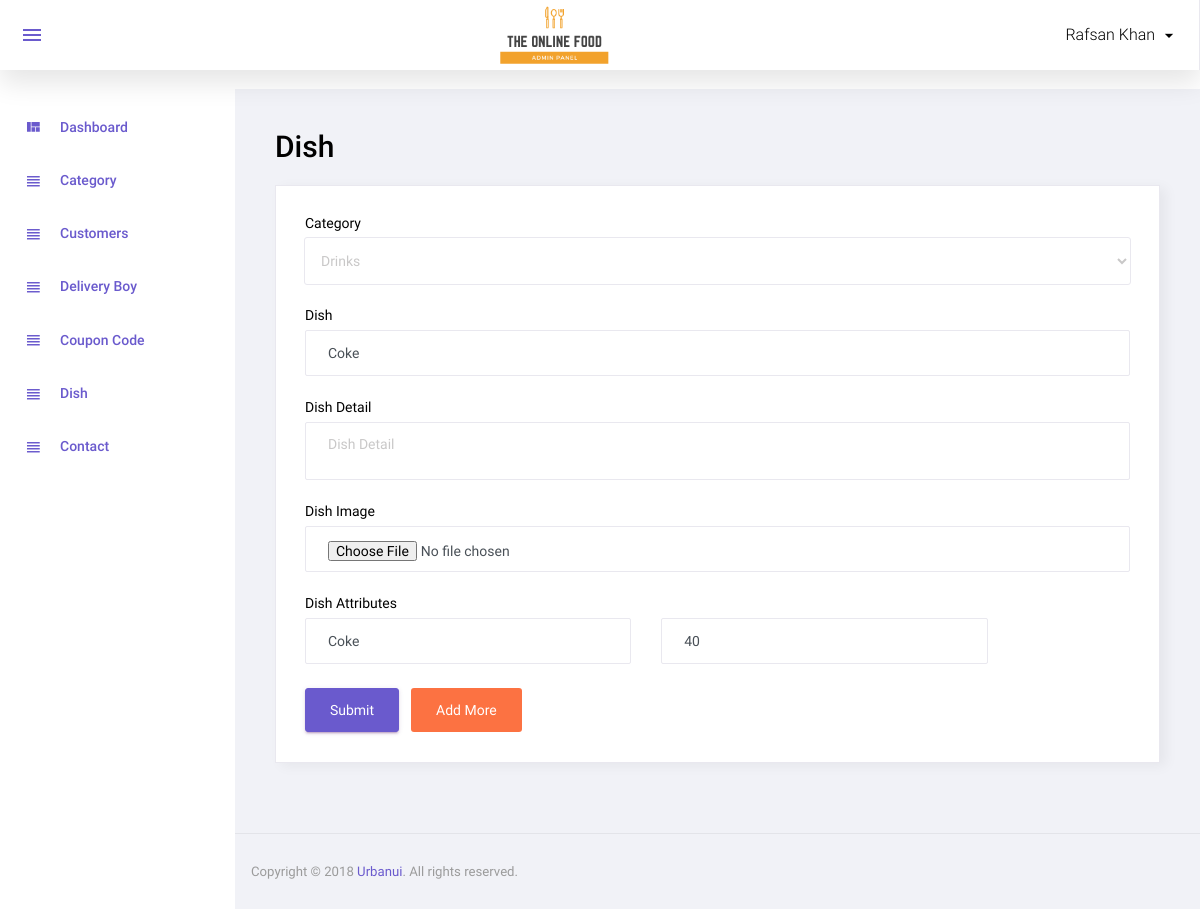
Before: /admin/manage_dish.php?id=3 (signed in) with the older database file.
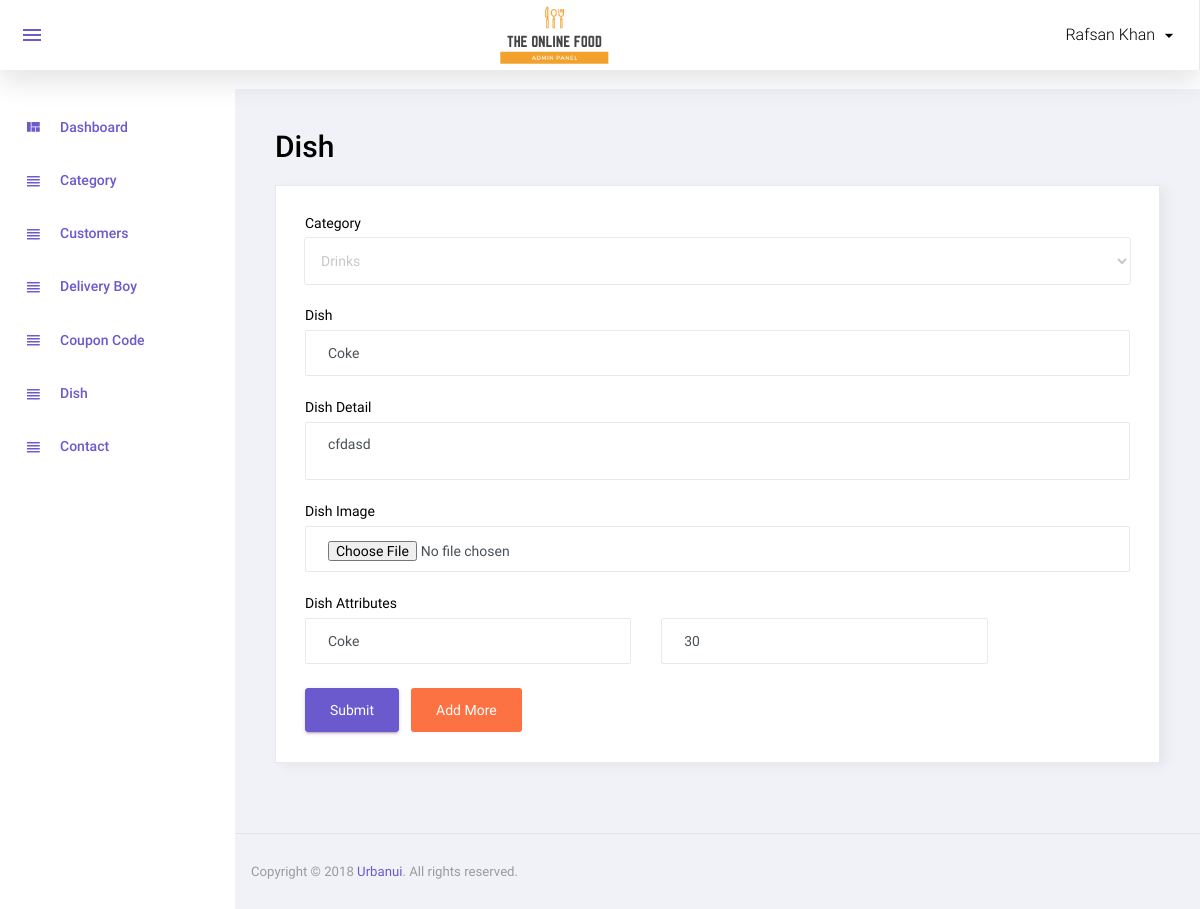
After: the same page with the newer database file.
### tables this page shows
CREATE TABLE `dish_details` (
  `id` int(11) NOT NULL,
  `dish_id` int(11) NOT NULL,
  `attribute` varchar(100) NOT NULL,
  `price` int(11) NOT NULL,
  `status` int(11) NOT NULL,
  `added_on` datetime NOT NULL
);

CREATE TABLE `dish` (
  `id` int(11) NOT NULL,
  `category_id` int(11) NOT NULL,
  `dish` varchar(100) NOT NULL,
  `dish_detail` text NOT NULL,
  `image` varchar(100) NOT NULL,
  `status` int(11) NOT NULL,
  `added_on` datetime NOT NULL
);

### function.inc.php (called while the page is built, shortened)
<?php
function get_safe_value($str){
    global  $con;
    $str=mysqli_real_escape_string($con,$str);
    return $str;
}
    ?>

### admin/manage_dish.php (the view, shortened to what this page needs)
<?php
include('top.php');
$category_id="";
$dish="";
$dish_detail="";
$id="";
$image_status='required';
if(isset($_GET['id']) && $_GET['id']>0){
	$id=get_safe_value($_GET['id']);
	$row=mysqli_fetch_assoc(mysqli_query($con,"select * from dish where id='$id'"));
	$category_id=$row['category_id'];
	$dish=$row['dish'];
	$dish_detail=$row['dish_detail'];
	$image_status='';
}
$res_category=mysqli_query($con,"select * from category where status='1' order by category asc")
?>
<div class="row">
			<h1 class="grid_title ml10 ml15">Dish</h1>
            <div class="col-12 grid-margin stretch-card">
              <div class="card">
                <div class="card-body">
                  <form class="forms-sample" method="post" enctype="multipart/form-data">
                    <div class="form-group">
                      <label for="exampleInputName1">Category</label>
                      <select class="form-control" name="category_id" required>
						<?php
						while($row_category=mysqli_fetch_assoc($res_category)){
							if($row_category['id']==$category_id){
								echo "<option value='".$row_category['id']."' selected>".$row_category['category']."</option>";
							}else{
								echo "<option value='".$row_category['id']."'>".$row_category['category']."</option>";
							}
						}
						?>
					  </select>
                    </div>
					<div class="form-group">
                      <label for="exampleInputName1">Dish</label>
                      <input type="text" class="form-control" placeholder="dish" name="dish" required value="<?php echo $dish?>">
                    </div>
                    <div class="form-group">
                      <label for="exampleInputEmail3" required>Dish Detail</label>
                      <textarea name="dish_detail" class="form-control" placeholder="Dish Detail"><?php echo $dish_detail?></textarea>
                    </div>
					<div class="form-group">
                      <label for="exampleInputEmail3">Dish Image</label>
                      <input type="file" class="form-control" placeholder="Dish Image" name="image" <?php echo $image_status?>>
                    </div>
					<div class="form-group" id="dish_box1">
						<label for="exampleInputEmail3">Dish Attributes</label>
					<?php if($id==0){?>
						<div class="row">
							<div class="col-5">
								<input type="text" class="form-control" placeholder="Attribute" name="attribute[]" required>
							</div>
							<div class="col-5">
								<input type="text" class="form-control" placeholder="Price" name="price[]" required>
							</div>
						</div>
					<?php } else{
						$dish_details_res=mysqli_query($con,"select * from dish_details where dish_id='$id'");
						while($dish_details_row=mysqli_fetch_assoc($dish_details_res)){
						?>
						<div class="row mt8">
							<div class="col-5">
								<input type="text" class="form-control" placeholder="Attribute" name="attribute[]" required value="<?php echo $dish_details_row['attribute']?>">
							</div>
							<div class="col-5">
								<input type="text" class="form-control" placeholder="Price" name="price[]" required  value="<?php echo $dish_details_row['price']?>">
							</div>
						</div>
					<?php
					} } ?>
					</div>
                    <button type="submit" class="btn btn-primary mr-2" name="submit">Submit</button>
					<button type="button" class="btn badge-danger mr-2" onclick="add_more()">Add More</button>
                  </form>
                </div>
              </div>
            </div>
		 </div>
<?php include('footer.php');?>

Changed rows visible on the page:
changed dish "Coke": dish_detail (not shown) → "cfdasd"
changed dish_details "Coke": price "40" → "30"
